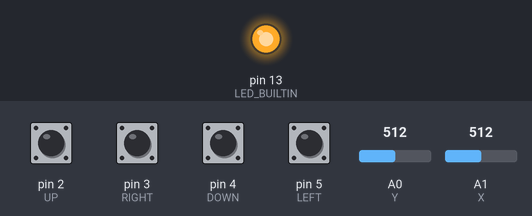
Bench run of a sketch on a simulated Arduino Uno, built with avr-gcc and run on an emulated ATmega328P. Parts: output pins drawn as LEDs (lit = HIGH). The test bench sets the inputs (shaded band); at power-on: pin 2 (UP), pin 3 (RIGHT), pin 4 (DOWN), pin 5 (LEFT) LOW, A0 (Y) = 512, A1 (X) = 512. What the sketch prints to the serial monitor is not drawn.

Above: at 0.6 s.
At 4.3 s:
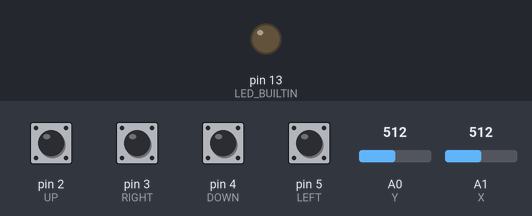
Timing chart, 0 to 5.8 s (numbered marks = the images above):
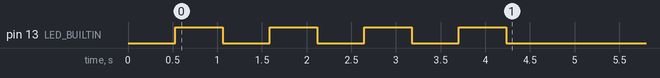

The sketch:

oldcontrol.ino
```cpp
#include <SoftwareSerial.h>
#include "src/Smoothed/Smoothed.h"
#include "src/MSP/MSP.h"

MSP msp;
SoftwareSerial msp_uart(9, 10);

#define MSP_SET_MOTOR 214
#define SERIAL_DEBUG

// Пины управления
#define UP 2
#define LEFT 5
#define DOWN 4
#define RIGHT 3
#define L 6
#define R 7
#define X A1
#define Y A0

#define THRESHOLD 25
#define MOTORS_MIN 1100
#define MOTORS_MAX 1900
#define SMOOTH_COUNT 7

Smoothed<float> axis_l;
Smoothed<float> axis_r;
Smoothed<float> axis_v;

// Предварительные объявления функций
int8_t axis_treshold(int8_t value);
int8_t get_up();
int8_t get_down();
int8_t get_left();
int8_t get_right();
int get_X();
int get_Y();
int8_t get_L();
int8_t get_R();
int8_t clamp(int v);
int8_t get_left_th();
int8_t get_right_th();
int8_t get_vert_th();
int8_t get_divider();
uint16_t power_to_useconds(int8_t val);
void set_motors(int8_t m1, int8_t m2, int8_t m3, int8_t m4);

int8_t axis_treshold(int8_t value) {
  if (abs(value) < THRESHOLD) {
    return 0;
  }

  return map(abs(value), THRESHOLD, 100, 0, 100) * (value < 0 ? -1 : 1);
}

int8_t get_up() {
  return digitalRead(UP);
}

int8_t get_down() {
  return digitalRead(DOWN);
}

int8_t get_left() {
  return digitalRead(LEFT);
}

int8_t get_right() {
  return digitalRead(RIGHT);
}

int get_X() {
  int value = axis_treshold(map(analogRead(X), 0, 1023, -100, 100));
  return clamp(value);
}

int get_Y() {
  int value = axis_treshold(map(analogRead(Y), 0, 1023, -100, 100));
  return clamp(value);
}

int8_t get_L() {
  return digitalRead(L);
}

int8_t get_R() {
  return digitalRead(R);
}

int8_t clamp(int v) {
  int8_t divider = get_divider();
  v = constrain(v, (-100 / divider), (100 / divider));
  return v;
}

int8_t get_left_th() {
  return clamp(get_Y() + get_X());
}

int8_t get_right_th() {
  return clamp(get_Y() - get_X());
}

int8_t get_vert_th() {
  int8_t pwr = 0;

  if (get_up()) {
    pwr = -100;
  }

  if (get_down()) {
    pwr = 100;
  }

  return clamp(pwr);
}

int8_t get_divider() {
  float divider = 2;

  // Ускорение
  if (get_right()) {
    divider = 1;
  }

  // Замедление
  if (get_left()) {
    divider = 4;
  }

  return divider;
}

void setup() {
  Serial.begin(115200);
  Serial.println("Begin...");

  axis_l.begin(SMOOTHED_AVERAGE, SMOOTH_COUNT);
  axis_r.begin(SMOOTHED_AVERAGE, SMOOTH_COUNT);
  axis_v.begin(SMOOTHED_AVERAGE, SMOOTH_COUNT);

  msp_uart.begin(9600);
  msp.begin(msp_uart);

  pinMode(UP, INPUT);
  pinMode(LEFT, INPUT);
  pinMode(RIGHT, INPUT);
  pinMode(DOWN, INPUT);
  pinMode(L, INPUT);
  pinMode(R, INPUT);
  pinMode(X, INPUT);
  pinMode(Y, INPUT);
  pinMode(LED_BUILTIN, OUTPUT);

  for (int i = 0; i < 8; i++) {
    Serial.print("Init ");
    set_motors(0, 0, 0, 0);
    delay(500);
    digitalWrite(LED_BUILTIN, i % 2 == 0 ? HIGH : LOW);
  }
}

uint16_t power_to_useconds(int8_t val) {
  return map(val, -100, 100, MOTORS_MIN, MOTORS_MAX);
}

void set_motors(int8_t m1, int8_t m2, int8_t m3, int8_t m4) {
#ifdef SERIAL_DEBUG
  Serial.print("Motors: \t");
  Serial.print(m1);
  Serial.print("\t");
  Serial.print(m2);
  Serial.print("\t");
  Serial.print(m3);
  Serial.print("\t");
  Serial.print(m4);
  Serial.print("\t");
  Serial.println();

  Serial.print("PWM: \t\t");
  Serial.print(power_to_useconds(m1));
  Serial.print("\t");
  Serial.print(power_to_useconds(m2));
  Serial.print("\t");
  Serial.print(power_to_useconds(m3));
  Serial.print("\t");
  Serial.print(power_to_useconds(m4));
  Serial.print("\t");
  Serial.println();

  Serial.print("Axis:\t\t");
  Serial.print(get_X());
  Serial.print("\t");
  Serial.print(get_Y());
  Serial.print("\t");
  Serial.println();

  Serial.println();
  Serial.println();
#endif

  uint16_t data[8] = {
    power_to_useconds(m1),
    power_to_useconds(m2),
    power_to_useconds(m3),
    power_to_useconds(m4),
    power_to_useconds(0),
    power_to_useconds(0),
    power_to_useconds(0),
    power_to_useconds(0)
  };

  msp.send(MSP_SET_MOTOR, data, 16);
}

void loop() {
  axis_r.add(get_right_th());
  axis_l.add(get_left_th());
  axis_v.add(get_vert_th());

  set_motors(
    static_cast<int8_t>(axis_r.get()),
    static_cast<int8_t>(axis_v.get()),
    static_cast<int8_t>(axis_l.get()),
    static_cast<int8_t>(axis_v.get())
  );

  delay(5);
}
```

MSP.cpp
```cpp
// (licence header left out)
#include <Arduino.h>

#include "MSP.h"

uint8_t crc8_dvb_s2(uint8_t crc, unsigned char a)
{
    crc ^= a;
    for (int ii = 0; ii < 8; ++ii) {
        if (crc & 0x80) {
            crc = (crc << 1) ^ 0xD5;
        } else {
            crc = crc << 1;
        }
    }
    return crc;
}
void MSP::begin(Stream & stream, uint32_t timeout)
{
  _stream   = &stream;
  _timeout  = timeout;
}


void MSP::reset()
{
  _stream->flush();
  while (_stream->available() > 0)
    _stream->read();
}

void MSP::send(uint16_t messageID, void * payload, uint16_t size)
{
    uint8_t flag = 0;
    int msg_size = 9;
    uint8_t crc = 0;
    uint8_t tmp_buf[2];

    msg_size += (int) size;


    _stream->write('$');
    _stream->write('X');
    _stream->write('<');

    crc = crc8_dvb_s2(crc, flag);
    _stream->write(flag);

    memcpy(tmp_buf, &messageID, 2);
    crc = crc8_dvb_s2(crc, tmp_buf[0]);
    crc = crc8_dvb_s2(crc, tmp_buf[1]);
    _stream->write(tmp_buf, 2);

    memcpy(tmp_buf, &size, 2);
    crc = crc8_dvb_s2(crc, tmp_buf[0]);
    crc = crc8_dvb_s2(crc, tmp_buf[1]);
    _stream->write(tmp_buf, 2);

    uint8_t * payloadPtr = (uint8_t*)payload;
    for (uint8_t i = 0; i < size; ++i) {
        uint8_t b = *(payloadPtr++);
        crc = crc8_dvb_s2(crc, b);
        _stream->write(b);
    }

    _stream->write(crc);
//    Serial.printf("Checksum: %d", crc);

}


// timeout in milliseconds
bool MSP::recv(uint16_t *messageID, void * payload, uint16_t maxSize, uint16_t *recvSize)
{
    uint32_t t0 = millis();
    uint8_t tmp_buf[2];

    while (1) {

    // read header
    while (_stream->available() < 6)
        if (millis() - t0 >= _timeout) {
            return false;
        }
    char header[3];
    _stream->readBytes((char*)header, 3);

    // check header
    if (header[0] == '$' && header[1] == 'X' && header[2] == '>') {
        uint8_t flag = _stream->read();
        uint8_t checksumCalc = 0;
        checksumCalc = crc8_dvb_s2(checksumCalc, flag);
        // read message ID (type)
        _stream->readBytes((char *)(messageID), 2);
        memcpy(&tmp_buf[0], messageID, 2);
        checksumCalc = crc8_dvb_s2(checksumCalc, tmp_buf[0]);
        checksumCalc = crc8_dvb_s2(checksumCalc, tmp_buf[1]);

        // header ok, read payload size
        _stream->readBytes((char *)(recvSize), 2);
        memcpy(&tmp_buf[0], recvSize, 2);
        checksumCalc = crc8_dvb_s2(checksumCalc, tmp_buf[0]);
        checksumCalc = crc8_dvb_s2(checksumCalc, tmp_buf[1]);

        // read payload
        uint8_t * payloadPtr = (uint8_t*)payload;
        uint16_t idx = 0;
        while (idx < *recvSize) {
            if (millis() - t0 >= _timeout) {
                return false;
            }
            if (_stream->available() > 0) {
                uint8_t b = _stream->read();
                checksumCalc = crc8_dvb_s2(checksumCalc, b);
            if (idx < maxSize)
                *(payloadPtr++) = b;
            ++idx;
            }
        }
        // zero remaining bytes if *size < maxSize
        for (; idx < maxSize; ++idx)
            *(payloadPtr++) = 0;

        // read and check checksum
        while (_stream->available() == 0)
            if (millis() - t0 >= _timeout) {
                return false;
            }
        uint8_t checksum = _stream->read();
        if (checksumCalc == checksum) {
            return true;
        }

    }
    }

}


// wait for messageID
// recvSize can be NULL
bool MSP::waitFor(uint16_t messageID, void * payload, uint16_t maxSize, uint16_t *recvSize)
{
  uint16_t recvMessageID;
  uint16_t recvSizeValue;
  uint32_t t0 = millis();
  while (millis() - t0 < _timeout)
    if (recv(&recvMessageID, payload, maxSize, (recvSize ? recvSize : &recvSizeValue)) && messageID == recvMessageID)
      return true;

  // timeout
  return false;
}


// send a message and wait for the reply
// recvSize can be NULL
bool MSP::request(uint16_t messageID, void * payload, uint16_t maxSize, uint16_t *recvSize)
{
  send(messageID, NULL, 0);
  return waitFor(messageID, payload, maxSize, recvSize);
}


// send message and wait for ack
bool MSP::command(uint16_t messageID, void * payload, uint16_t size, bool waitACK)
{
  send(messageID, payload, size);

  // ack required
  if (waitACK)
    return waitFor(messageID, NULL, 0);

  return true;
}


// map MSP_MODE_xxx to box ids
// mixed values from cleanflight and inav
static const uint8_t BOXIDS[30] PROGMEM = {
  0,  //  0: MSP_MODE_ARM
  1,  //  1: MSP_MODE_ANGLE
  2,  //  2: MSP_MODE_HORIZON
  3,  //  3: MSP_MODE_NAVALTHOLD (cleanflight BARO)
  5,  //  4: MSP_MODE_MAG
  6,  //  5: MSP_MODE_HEADFREE
  7,  //  6: MSP_MODE_HEADADJ
  8,  //  7: MSP_MODE_CAMSTAB
  10, //  8: MSP_MODE_NAVRTH (cleanflight GPSHOME)
  11, //  9: MSP_MODE_NAVPOSHOLD (cleanflight GPSHOLD)
  12, // 10: MSP_MODE_PASSTHRU
  13, // 11: MSP_MODE_BEEPERON
  15, // 12: MSP_MODE_LEDLOW
  16, // 13: MSP_MODE_LLIGHTS
  19, // 14: MSP_MODE_OSD
  20, // 15: MSP_MODE_TELEMETRY
  21, // 16: MSP_MODE_GTUNE
  22, // 17: MSP_MODE_SONAR
  26, // 18: MSP_MODE_BLACKBOX
  27, // 19: MSP_MODE_FAILSAFE
  28, // 20: MSP_MODE_NAVWP (cleanflight AIRMODE)
  29, // 21: MSP_MODE_AIRMODE (cleanflight DISABLE3DSWITCH)
  30, // 22: MSP_MODE_HOMERESET (cleanflight FPVANGLEMIX)
  31, // 23: MSP_MODE_GCSNAV (cleanflight BLACKBOXERASE)
  32, // 24: MSP_MODE_HEADINGLOCK
  33, // 25: MSP_MODE_SURFACE
  34, // 26: MSP_MODE_FLAPERON
  35, // 27: MSP_MODE_TURNASSIST
  36, // 28: MSP_MODE_NAVLAUNCH
  37, // 29: MSP_MODE_AUTOTRIM
};


// returns active mode (using MSP_STATUS and MSP_BOXIDS messages)
// see MSP_MODE_... for bits inside activeModes
bool MSP::getActiveModes(uint32_t * activeModes)
{
  // request status ex
  msp_status_t status;
  if (request(MSP_STATUS, &status, sizeof(status))) {
    // request permanent ids associated to boxes
    uint8_t ids[sizeof(BOXIDS)];
    uint16_t recvSize;
    if (request(MSP_BOXIDS, ids, sizeof(ids), &recvSize)) {
      // compose activeModes, converting BOXIDS to bit map (setting 1 if related flag in flightModeFlags is set)
      *activeModes = 0;
      for (uint8_t i = 0; i < recvSize; ++i) {
        if (status.flightModeFlags & (1 << i)) {
          for (uint8_t j = 0; j < sizeof(BOXIDS); ++j) {
            if (pgm_read_byte(BOXIDS + j) == ids[i]) {
              *activeModes |= 1 << j;
              break;
            }
          }
        }
      }
      return true;
    }
  }

  return false;
}
```

Smoothed.cpp
```cpp
// (licence header left out)

```

Smoothed.h
```cpp
// (licence header left out)
#pragma once

#define SMOOTHED_AVERAGE 1
#define SMOOTHED_EXPONENTIAL 2

// A class used to store and calculate the values to be smoothed.
template <typename T>
class Smoothed {
  private:
    byte smoothMode;
    uint16_t smoothReadingsFactor = 10; // The smoothing factor. In average mode, this is the number of readings to average.
    uint16_t smoothReadingsPosition = 0; // Current position in the array
    uint16_t smoothReadingsNum = 0; // Number of readings currently being averaged
    T *smoothReading; // Array of readings
  public:
    Smoothed();
    ~Smoothed(); // Destructor to clean up when class instance killed
    bool begin (byte smoothMode, uint16_t smoothFactor = 10);
    bool add (T newReading);
    T get ();
    T getLast ();
    bool clear ();
};

// Constructor
template <typename T>
Smoothed<T>::Smoothed () { // Constructor

}

// Destructor
template <typename T>
Smoothed<T>::~Smoothed () { // Destructor
  delete[] smoothReading;
}

// Inintialise the array for storing sensor values
template <typename T>
bool Smoothed<T>::begin (byte mode, uint16_t smoothFactor) {
  smoothMode = mode;
  smoothReadingsFactor = smoothFactor;

  switch (smoothMode) {
    case SMOOTHED_AVERAGE : // SMOOTHED_AVERAGE

      smoothReading = new T[smoothReadingsFactor]; // Create the actual array of the required size

      // Initialise all the values in the array to zero
      for (int thisReading = 0; thisReading < smoothReadingsNum; thisReading++) {
        smoothReading[thisReading] = 0;
      }

      return true;
      break;

    case SMOOTHED_EXPONENTIAL : // SMOOTHED_EXPONENTIAL

      smoothReading = new T[2];
      smoothReading[0] = 0;
      smoothReading[1] = 0; // Second value in array used for storing last value added

      return true;
      break;

    default :
      return false;
      break;
  }

}

// Add a value to the array
template <typename T>
bool Smoothed<T>::add (T newReading) {
  switch (smoothMode) {
    case SMOOTHED_AVERAGE : // SMOOTHED_AVERAGE

      if(smoothReadingsNum < smoothReadingsFactor) { smoothReadingsNum++; } // Keep record of the number of readings being averaged. This will count up to the arrany saize then stay at that number

      smoothReading[smoothReadingsPosition] = newReading; // Add the new value

      if (smoothReadingsPosition == (smoothReadingsFactor - 1)) { // If at the end of the array
        smoothReadingsPosition = 0; // Increment to the beginning of the array
      } else {
        smoothReadingsPosition++; // Increment to next array position position
      }

      return true;
      break;

    case SMOOTHED_EXPONENTIAL : // SMOOTHED_EXPONENTIAL

      if( smoothReadingsNum == 0 ) {
        smoothReadingsNum++;
        smoothReading[0] = newReading;
      } else {
        smoothReading[0] = (T)(((long double)smoothReadingsFactor/100) * newReading + (1 - ((long double)smoothReadingsFactor/100)) * smoothReading[0]);
      }

      smoothReading[1] = newReading; // Update the last value added

      return true;
      break;

    default :
      return false;
      break;
  }
}

// Get the smoothed result
template <typename T>
T Smoothed<T>::get () {
  switch (smoothMode) {
    case SMOOTHED_AVERAGE : { // SMOOTHED_AVERAGE
      T runningTotal = 0;
      // calculating a `SUM(smoothReadings) / smoothReadingsNum` can lead to overflows.
      T tmpRes = 0;
      T remainder = 0;
      for (int x = 0; x < smoothReadingsNum; x++) {
        tmpRes = smoothReading[x] / smoothReadingsNum;
        remainder += smoothReading[x] - tmpRes * smoothReadingsNum;
        runningTotal += tmpRes;
        if (remainder > smoothReadingsNum) {
          tmpRes = remainder / smoothReadingsNum;
          remainder -= tmpRes * smoothReadingsNum;
          runningTotal += tmpRes;
        }
      }
      return runningTotal;
    }
      break;

    case SMOOTHED_EXPONENTIAL : // SMOOTHED_EXPONENTIAL
      return smoothReading[0];
      break;

    default :
      return false;
      break;
  }
}

// Gets the last result stored
template <typename T>
T Smoothed<T>::getLast () {
  switch (smoothMode) {
    case SMOOTHED_AVERAGE : // SMOOTHED_AVERAGE
      // Just return the last reading
      if (smoothReadingsPosition == 0) {
        return smoothReading[smoothReadingsFactor-1];
      } else {
        return smoothReading[smoothReadingsPosition-1];
      }
      break;

    case SMOOTHED_EXPONENTIAL : // SMOOTHED_EXPONENTIAL
      return smoothReading[1];
      break;

    default :
      return false;
      break;
  }
}

// Clears all stored values
template <typename T>
bool Smoothed<T>::clear () {
  switch (smoothMode) {
    case SMOOTHED_AVERAGE : // SMOOTHED_AVERAGE
      // Reset the counters
      smoothReadingsPosition = 0;
      smoothReadingsNum = 0;

      // Set all the values in the array to zero.  Not really needed
      for (int thisReading = 0; thisReading < smoothReadingsNum; thisReading++) {
        smoothReading[thisReading] = 0;
      }
      break;

    case SMOOTHED_EXPONENTIAL : // SMOOTHED_EXPONENTIAL
      smoothReadingsNum = 0;
	  smoothReading[0] = 0;
      smoothReading[1] = 0;
      break;

    default :
      return false;
      break;
  }
}
```

Source omitted: MSP.h (20847 bytes)
